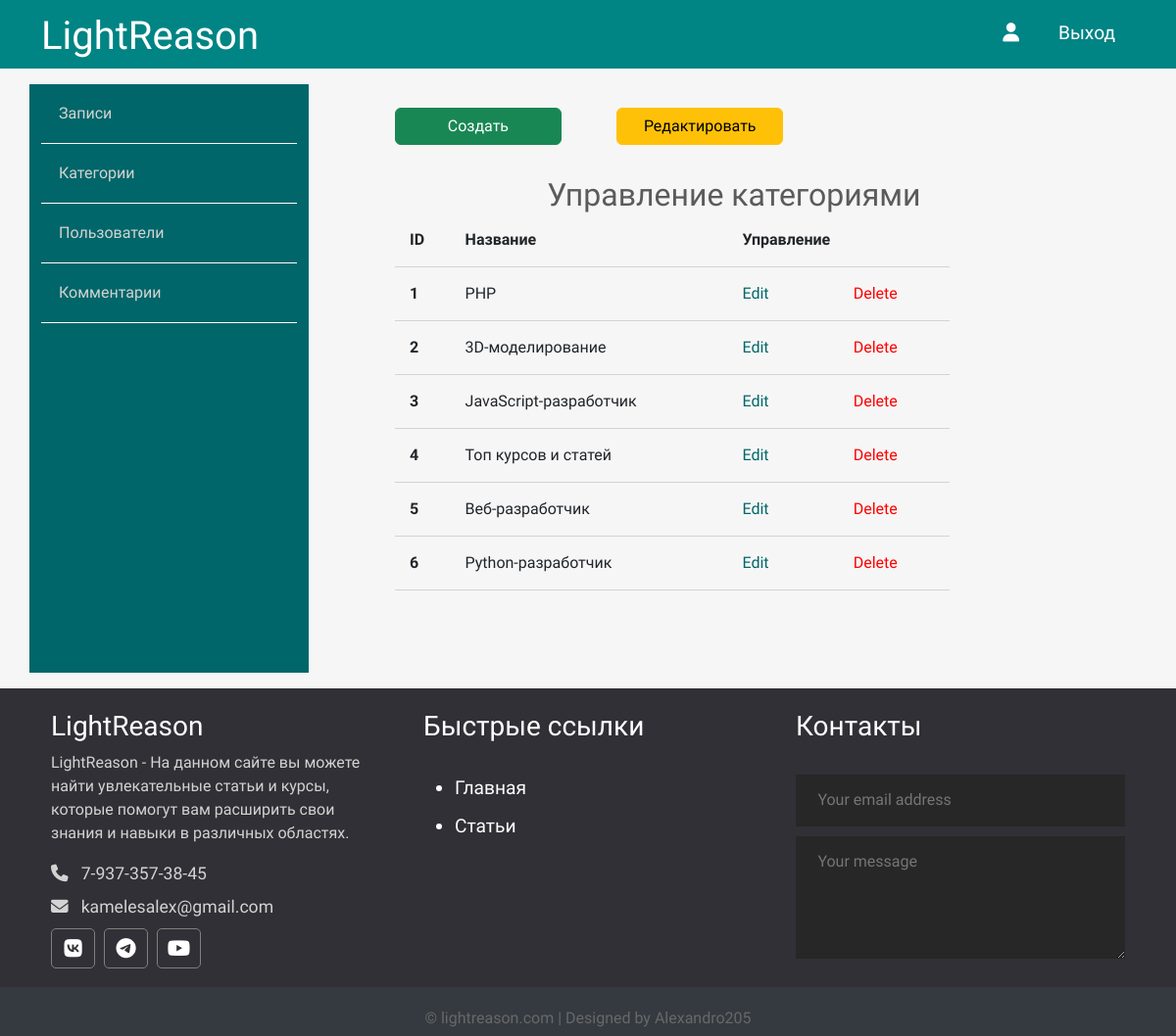
The app's page /admin/topics/index.php with its own data.
### tables this page shows
CREATE TABLE `topics` (
  `id_topics` int NOT NULL,
  `name_topics` varchar(120) NOT NULL,
  `description_topics` text NOT NULL
);

### app/database/db.php (called while the page is built, shortened)
<?php
require('connect.php');
function dbCheckError($query) {
    $errInfo = $query->errorInfo();
    return true;
}
function selectAll($table, $params = []){
   global $pdo;
    $sql = "SELECT * FROM $table";
    $query = $pdo->prepare($sql);
    $query->execute();
   return $query->fetchAll();
}

### app/controllers/topics.php (called while the page is built, shortened)
<?php
include SITE_ROOT . "/app/database/db.php";
$topics = selectAll('topics');

### admin/topics/index.php (the view, shortened to what this page needs)
<?php
    include "../../app/controllers/topics.php";
?>
<!doctype html>
<html lang="en">
<head>
    <link href="https://cdn.jsdelivr.net/npm/bootstrap@5.3.3/dist/css/bootstrap.min.css" rel="stylesheet">
    <link rel="stylesheet" href="../../assets/css/admin.css">
</head>
<body>
<?php include("../../app/include/header-admin.php"); ?>
<div class="container">
    <?php include("../../app/include/sidebar-admin.php"); ?>
        <div class="posts col-9">
            <div class="button row">
                <a href="<?php echo BASE_URL . "admin/topics/create.php";?>" class="col-3 btn btn-success">Создать</a>
                <span class="col-1"></span>
                <a href="<?php echo BASE_URL . "admin/topics/index.php";?>" class="col-3 btn btn-warning">Редактировать</a>
            </div>
            <div class="row title-table">
                <h2>Управление категориями</h2>
                <div class=" col-1">ID</div>
                <div class=" col-5">Название</div>
                <div class="col-4">Управление</div>
            </div>
            <?php foreach ($topics as $key => $topic):  ?>
            <div class="row post">
                <div class="id col-1"><?=$key + 1; ?></div>
                <div class="title col-5"><?=$topic['name_topics']; ?></div>
                <div class="red col-2"><a href="edit.php?id=<?=$topic['id_topics']; ?>">Edit</a></div>
                <div class="del col-2"><a href="edit.php?del_id=<?=$topic['id_topics']; ?>">Delete</a></div>
            </div>
            <?php endforeach; ?>
        </div>
    </div>
</div>
<?php include("../../app/include/footer.php"); ?>
</body>
</html>

### assets/css/admin.css (style rules this page uses)
* { font-family: 'Comfortaa', cursive; }
html, h1, h2, h3, h4, h5, h6 { color: #5c5b5b; }
body { background: #f6f6f6; }
a { text-decoration: none; color: inherit; }
.posts { height: 100%; padding: 40px 100px 100px; }
.posts h2 { text-align: center; margin: 2rem 0 0 0.4rem; }
.posts .title-table div { padding: 15px; text-align: left; border-bottom: 1px solid #d3d3d3; font-weight: 700; }
.posts .post div { padding: 15px; text-align: left; border-bottom: 1px solid #d3d3d3; }
.posts .post .red { color: #006669; }
.posts .post .del { color: red; }
.posts .post .id { font-weight: bold; }

### records on screen
topics: name_topics "PHP"
topics: name_topics "3D-моделирование"
topics: name_topics "JavaScript-разработчик"
topics: name_topics "Toп курсов и статей"
topics: name_topics "Веб-разработчик"
topics: name_topics "Python-разработчик"
